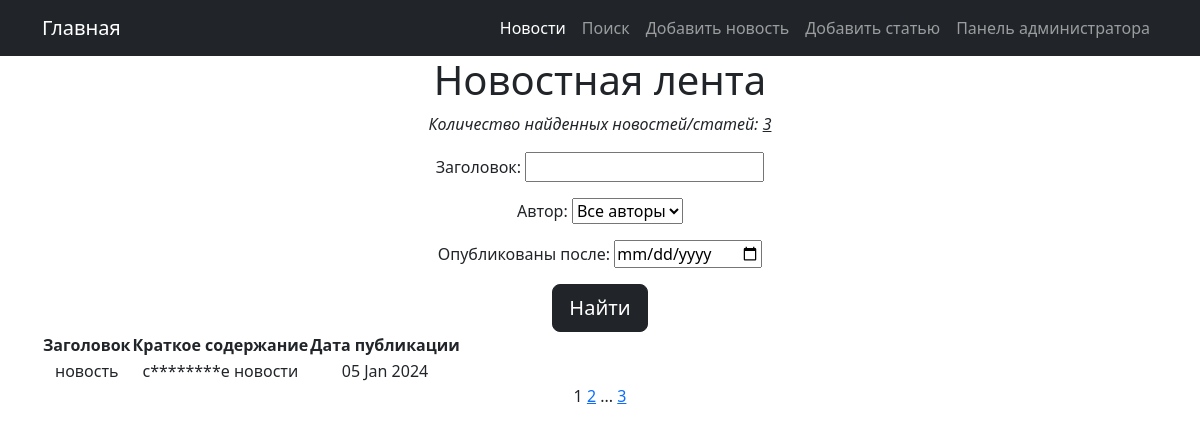
The app's page /news/search/ with its own data.
### news/models.py (models this page shows, shortened)
class Post(models.Model):
    author = models.ForeignKey(Author, on_delete=models.CASCADE, related_name='posts')
    post_type = models.CharField(max_length=2,
                                 choices=POST_TYPES,
                                 default=news)
    datetime_post = models.DateTimeField(auto_now_add=True)
    category = models.ManyToManyField(Category, through='PostCategory')
    title = models.CharField(max_length=200)
    text = models.TextField()
    rating = models.IntegerField(default=0)

### news/views.py (the view)
# urls.py: path('search/', PostsSearchList.as_view(), name='post_search'),
class PostsSearchList(ListView):
    model = Post
    ordering = '-datetime_post'
    template_name = 'search.html'
    context_object_name = 'news'
    paginate_by = 1
    def get_queryset(self):
        queryset = super().get_queryset()
        self.filterset = PostFilter(self.request.GET, queryset)
        return self.filterset.qs
    def get_context_data(self, **kwargs):
        context = super().get_context_data(**kwargs)
        context['filter'] = self.filterset
        return context

### news/models.py (called while the page is built)
    def __str__(self):
        return self.user.username

### news/templatetags/custom_filters.py (called while the page is built)
def clear_str(word: str) -> str:
    new_word = map(lambda x: x if x not in punctuation else "", word)
    result = ''.join(new_word)
    return result.lower()

@register.filter()
def censor(text_in):
    words_list = text_in.split()
    if isinstance(text_in, str):
        for word in words_list:
            if clear_str(word) in censor_list:
                text_in = text_in.replace(word[1:], '*' * (len(word) - 2) + word[-1])
    return text_in

### news/templatetags/custom_tags.py (called while the page is built)
@register.simple_tag(takes_context=True)
def url_replace(context, **kwargs):
    d = context['request'].GET.copy()
    for k, v in kwargs.items():
        d[k] = v
    return d.urlencode()

### templates/search.html (shortened to what this page needs)
{% extends 'flatpages/default.html' %}
{% load custom_filters %}
{% block content %}
    <h1>Новостная лента</h1>
    {% if news %}
        <p><i>Количество найденных новостей/статей: <u>{{ page_obj.paginator.count }}</u></i></p>
        <form method="GET">
            {{ filter.form.as_p }}
            <input class="btn btn-lg btn-dark" type="submit" value="Найти">
        </form>
        <table>
            <tr>
                <th>Заголовок</th>
                <th>Краткое содержание</th>
                <th>Дата публикации</th>
            </tr>
            {% for post in news %}
            <tr>
                <td>
                    {% if post.post_type == "NE" %}
                        <a class="nav-link" href="/news/{{ post.id }}">{{ post.title|censor }}</a>
                    {% else %}
                        <a class="nav-link" href="/article/{{ post.id }}">{{ post.title|censor }}</a>
                    {% endif %}
                </td>
                <td>{{ post.text|censor|truncatechars:20 }}</td>
                <td align="center">{{ post.datetime_post|date:'d M Y' }}</td>
             </tr>
            {% endfor %}
        </table>
    {% else %}
        <h2>Новостей/Статей нет!</h2>
    {% endif %}
{% include "flatpages/paginate.html" %}
{% endblock content %}

### records on screen
Post: title|censor "новость", text|censor "с********е новости", datetime_post "05 Jan 2024"

### other values on screen
{{ page_obj.paginator.count }} "3"
{{ page_obj.number }} "1"
{{ page_obj.next_page_number }} "2"
{{ page_obj.paginator.num_pages }} "3"
